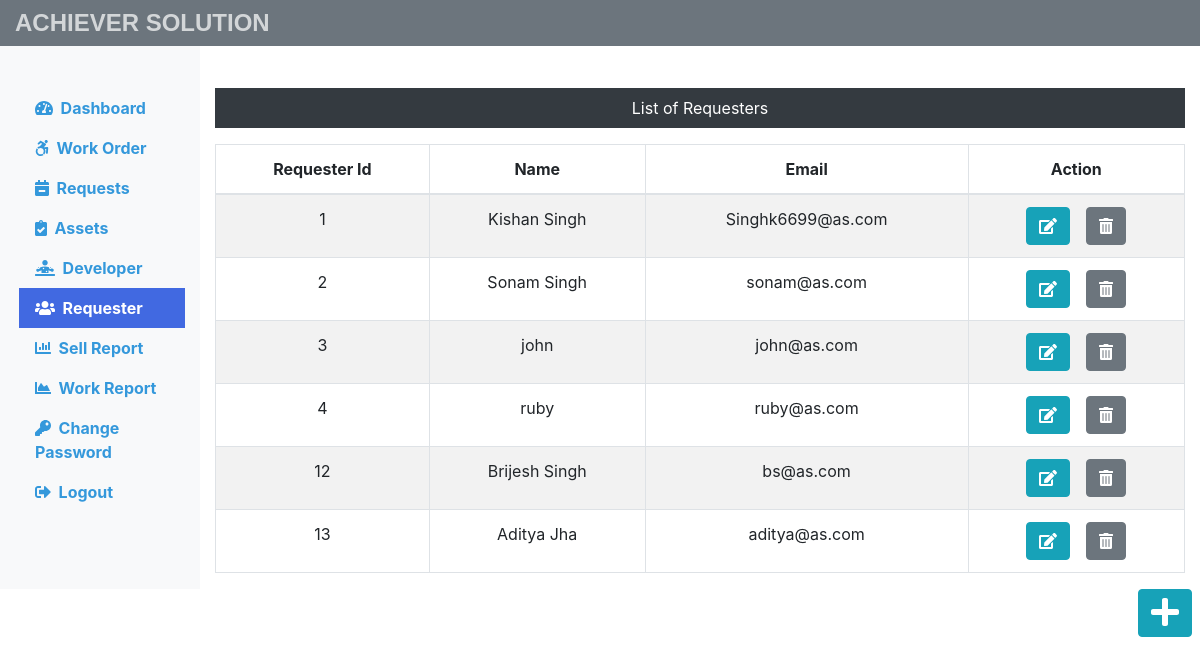
The page /Admin/requester.php (signed in) on the database its author committed.
### tables this page shows
CREATE TABLE `requesterlogin` (
  `r_login_id` int(11) NOT NULL,
  `r_name` varchar(60) NOT NULL,
  `r_email` varchar(60) NOT NULL,
  `r_password` varchar(60) NOT NULL
);

### Admin/requester.php (the view, shortened to what this page needs)
<?php
include('includes/header.php');
include('../dbconnection.php');
?>
<div class="col-sm-9 col-md-10 mt-5 text-center">
	<p class="bg-dark text-white p-2">List of Requesters</p>
	<?php
		$sql = "SELECT * FROM requesterlogin";
		$result = $conn->query($sql);
		if($result->num_rows > 0){
			echo '<table class="table table-striped table-bordered text-center">';
			echo '<thead>';
					echo '<tr>';
						echo '<th scope="col">Requester Id</th>';
						echo '<th scope="col">Name</th>';
						echo '<th scope="col">Email</th>';
						echo '<th scope="col">Action</th>';
				echo '</thead>';
					echo '<tbody>';
					  while ($row = $result->fetch_assoc()){
						echo '<tr>';
							echo '<td>'.$row['r_login_id'].'</td>';
							echo '<td>'.$row['r_name'].'</td>';
							echo '<td>'.$row['r_email'].'</td>';
							echo '<td>';
								echo '<form action="editreq.php" method="post" class="mr-2 d-inline">';
									echo'<input type="hidden" name="id" value='.$row["r_login_id"].'><button class="btn btn-info mr-2 " name="view" value="View" type="submit"><i class="fas fa-edit"></i></button>';
									echo '</form>';
									echo '<form action="" method="post" class="d-inline">';
									echo'<input type="hidden" name="id" value='.$row["r_login_id"].'><button class="btn btn-secondary" name="delete" value="Delete" type="submit"><i class="fas fa-trash-alt"></i></button>';
								echo '</form>';
							echo '</td>';
						echo '</tr>';
					}
					echo '</tbody>';
			echo '</table>';
		}else{
			echo "<div class='alert alert-warning col-sm-6 mt-2' role='alert'> No Records Found ! </div>";
		}
	?>
</div>
<div class="pull-left ml-auto mr-2 mb-3"><a href="insertreq.php" class="btn btn-info"><i class="fas fa-plus fa-2x"></i></a></div>
<?php
include('includes/footer.php');
?>

### css/custom.css (style rules this page uses)
html { scroll-behavior: smooth; transition: .4s ease all; }
a { color: white; color: #3498DB; }

### rows shown on the page
requesterlogin: r_login_id "1", r_name "Kishan Singh", r_email "Singhk6699@as.com"
requesterlogin: r_login_id "2", r_name "Sonam Singh", r_email "sonam@as.com"
requesterlogin: r_login_id "3", r_name "john", r_email "john@as.com"
requesterlogin: r_login_id "4", r_name "ruby", r_email "ruby@as.com"
requesterlogin: r_login_id "12", r_name "Brijesh Singh", r_email "bs@as.com"
requesterlogin: r_login_id "13", r_name "Aditya Jha", r_email "aditya@as.com"
